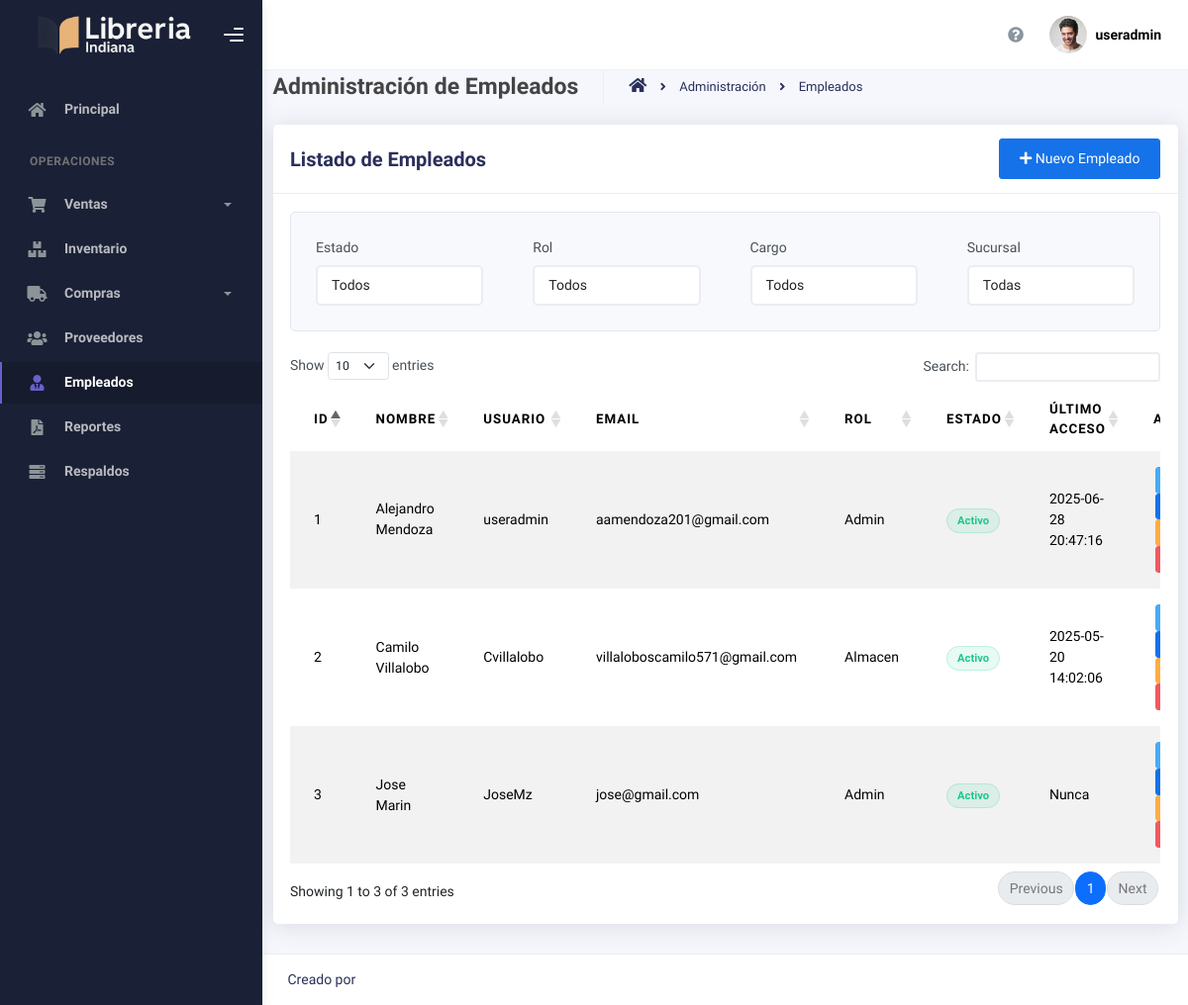
The page /admin/employees (signed in) on the database as committed earlier.
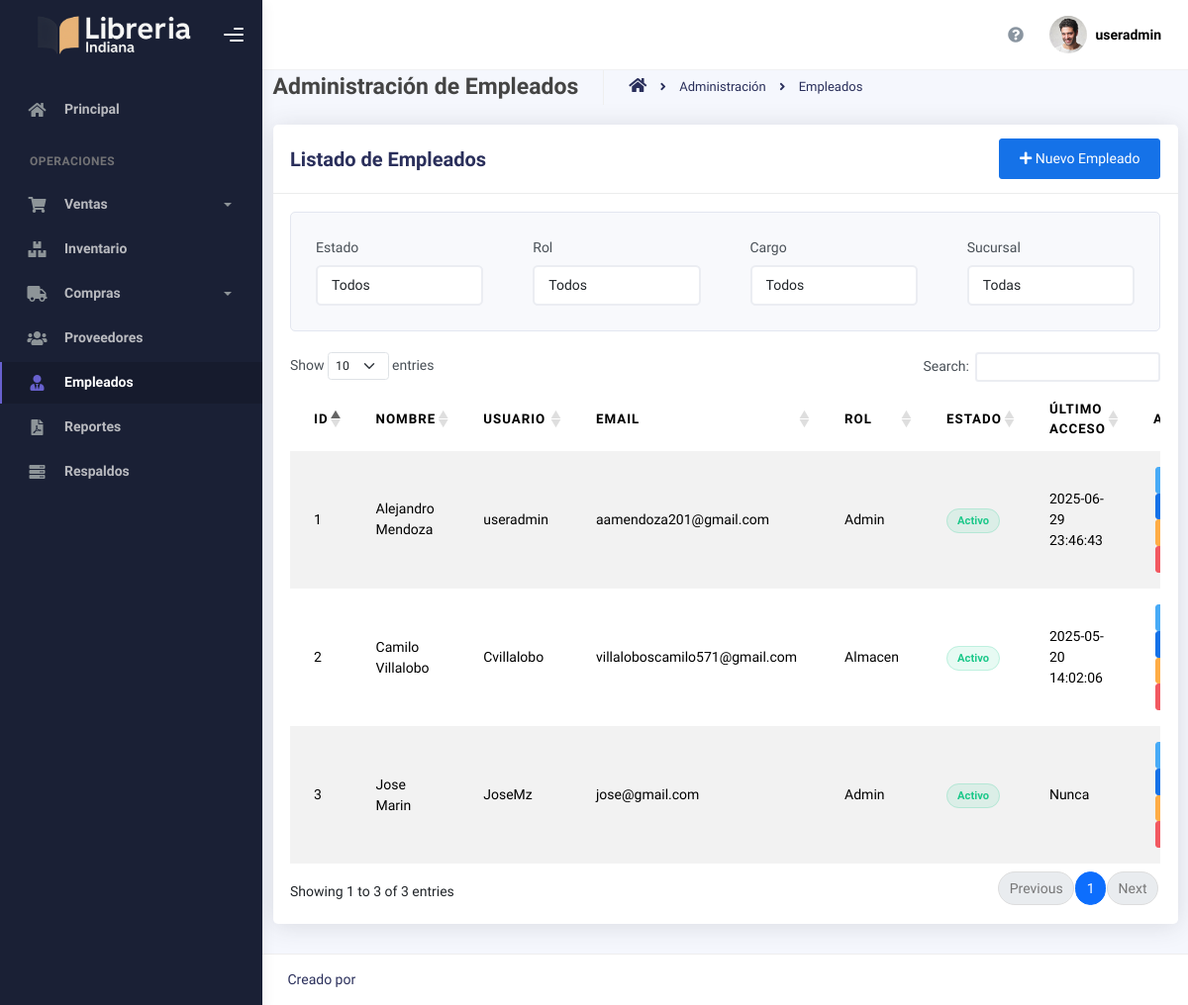
The same page on the database as committed later.
### tables this page shows
CREATE TABLE usuarios (
        id INTEGER PRIMARY KEY AUTOINCREMENT,
        user TEXT NOT NULL,
        email TEXT NOT NULL UNIQUE,
        contrasena TEXT NOT NULL
    , role TEXT NOT NULL DEFAULT 'empleado', reset_token TEXT, reset_token_expiry DATETIME, is_active BOOLEAN NOT NULL DEFAULT 1, last_login DATETIME, failed_login_attempts INTEGER DEFAULT 0, account_locked BOOLEAN DEFAULT 0, locked_until DATETIME, IDEmpleado INTEGER);

CREATE TABLE Empleado (
    IDEmpleado INTEGER PRIMARY KEY AUTOINCREMENT,
    NombreCompleto TEXT,
    IDCargo INTEGER,
    FOREIGN KEY (IDCargo) REFERENCES Cargo(IDCargo)
);

### app/blueprints/admin/routes.py (the view)
@admin_bp.route('/employees')
@role_required(['admin', 'gerente'])
def employees():
    conn = get_db_connection()
    conn.row_factory = sqlite3.Row
    cursor = conn.cursor()
    try:
        cursor.execute("""
            SELECT e.IDEmpleado, e.NombreCompleto, c.Nombre as cargo_nombre, e.IDCargo,
                   u.id as user_id, u.user, u.email, u.role, u.is_active, u.account_locked,
                   u.last_login, s.Nombre as sucursal_nombre, s.IDSucursal
            FROM Empleado e
            LEFT JOIN usuarios u ON e.IDEmpleado = u.IDEmpleado
            LEFT JOIN Cargo c ON e.IDCargo = c.IDCargo
            LEFT JOIN Sucursal s ON 1=1  -- Aquí deberías tener una relación entre empleado y sucursal
            ORDER BY e.NombreCompleto
        """)
        employees = cursor.fetchall()
        cursor.execute("SELECT IDCargo, Nombre FROM Cargo ORDER BY Nombre")
        cargos = cursor.fetchall()
        cursor.execute("SELECT IDSucursal, Nombre FROM Sucursal ORDER BY Nombre")
        sucursales = cursor.fetchall()
        return render_template('admin/employees.html',
                               employees=employees,
                               cargos=cargos,
                               sucursales=sucursales,
                               current_year=datetime.now().year)
    except Exception as e:
        flash(f"Error al cargar la página: {str(e)}", "danger")
        return redirect(url_for('dashboard.index'))
    finally:
        if conn:
            conn.close()

### app/utils/__init__.py (called while the page is built)
def role_required(roles):
    def decorator(f):
        @wraps(f)
        def decorated_function(*args, **kwargs):
            if session.get("user_id") is None:
                return redirect(url_for('auth.login'))
            user_role = session.get("role")
            if user_role not in roles and user_role != 'admin':
                abort(403)  # Forbidden
            return f(*args, **kwargs)
        return decorated_function
    return decorator

### app/utils/db.py (called while the page is built)
def get_db_connection():
    conn = sqlite3.connect(current_app.config['DATABASE_PATH'])
    conn.row_factory = sqlite3.Row
    return conn

### app/blueprints/admin/templates/admin/employees.html (shortened to what this page needs)
{% extends "layout.html" %}
{% block style %}
<link rel="stylesheet" href="https://cdn.datatables.net/1.11.5/css/dataTables.bootstrap5.min.css">
<link rel="stylesheet" href="https://cdn.datatables.net/1.11.5/css/dataTables.bootstrap5.min.css">
<link rel="stylesheet" href="https://cdn.datatables.net/responsive/2.2.9/css/responsive.bootstrap5.min.css">
{% endblock %}
{% block main %}
<div class="container-fluid">
    <div class="page-header">
        <h4 class="page-title">Administración de Empleados</h4>
        <ul class="breadcrumbs">
            <li class="nav-home">
                <a href="{{ url_for('dashboard.index') }}">
                    <i class="fas fa-home"></i>
                </a>
            </li>
            <li class="separator">
                <i class="fas fa-angle-right"></i>
            </li>
            <li class="nav-item">
                <a href="#">Administración</a>
            </li>
            <li class="separator">
                <i class="fas fa-angle-right"></i>
            </li>
            <li class="nav-item">
                <a href="#">Empleados</a>
            </li>
        </ul>
    </div>
    <div class="row">
        <div class="col-md-12">
            <div class="card">
                <div class="card-header">
                    <div class="d-flex justify-content-between align-items-center">
                        <h4 class="card-title">Listado de Empleados</h4>
                        <button class="btn btn-primary " data-bs-toggle="modal" data-bs-target="#addEmployeeModal">
                            <i class="fas fa-plus"></i> Nuevo Empleado
                        </button>
                    </div>
                </div>
                <div class="card-body">
                    <div class="filter-section mb-4">
                        <div class="row">
                            <div class="col-md-3">
                                <div class="form-group">
                                    <label for="filterStatus">Estado</label>
                                    <select class="form-control" id="filterStatus">
                                        <option value="">Todos</option>
                                    </select>
                                </div>
                            </div>
                            <div class="col-md-3">
                                <div class="form-group">
                                    <label for="filterRole">Rol</label>
                                    <select class="form-control" id="filterRole">
                                        <option value="">Todos</option>
                                    </select>
                                </div>
                            </div>
                            <div class="col-md-3">
                                <div class="form-group">
                                    <label for="filterCargo">Cargo</label>
                                    <select class="form-control" id="filterCargo">
                                        <option value="">Todos</option>
                                    </select>
                                </div>
                            </div>
                            <div class="col-md-3">
                                <div class="form-group">
                                    <label for="filterSucursal">Sucursal</label>
                                    <select class="form-control" id="filterSucursal">
                                        <option value="">Todas</option>
                                    </select>
                                </div>
                            </div>
                        </div>
                    </div>
                    <div class="table-responsive">
                        <table id="employeesTable" class="table table-striped table-hover">
                            <thead>
                                <tr>
                                    <th>ID</th>
                                    <th>Nombre</th>
                                    <th>Usuario</th>
                                    <th>Email</th>
                                    <th>Rol</th>
                                    <th>Estado</th>
                                    <th>Último Acceso</th>
                                    <th>Acciones</th>
                                </tr>
                            </thead>
                            <tbody>
                                {% for employee in employees %}
                                <tr>
                                    <td>{{ employee.IDEmpleado }}</td>
                                    <td>{{ employee.NombreCompleto }}</td>
                                    <td>{{ employee.user }}</td>
                                    <td>{{ employee.email }}</td>
                                    <td>{{ employee.role|capitalize }}</td>
                                    <td>
                                        {% if employee.account_locked %}
                                            <span class="status-badge status-locked">Bloqueado</span>
                                        {% elif employee.is_active %}
                                            <span class="status-badge status-active">Activo</span>
                                        {% else %}
                                            <span class="status-badge status-inactive">Inactivo</span>
                                        {% endif %}
                                    </td>
                                    <td>{{ employee.last_login|default('Nunca', true) }}</td>
                                    <td>
                                        <button class="btn btn-info btn-sm action-btn" onclick="viewEmployee({{ employee.IDEmpleado }})" title="Ver detalles">
                                        </button>
                                        <button class="btn btn-primary btn-sm action-btn" onclick="editEmployee({{ employee.IDEmpleado }})" title="Editar">
                                        </button>
                                        {% if employee.is_active %}
                                            <button class="btn btn-warning btn-sm action-btn" onclick="toggleStatus({{ employee.IDEmpleado }}, 'disable')" title="Deshabilitar">
                                            </button>
                                        {% else %}
                                            <button class="btn btn-success btn-sm action-btn" onclick="toggleStatus({{ employee.IDEmpleado }}, 'enable')" title="Habilitar">
                                                <i class="fas fa-user-check"></i>
                                            </button>
                                        {% endif %}
                                        <button class="btn btn-danger btn-sm action-btn" onclick="confirmDelete({{ employee.IDEmpleado }})" title="Eliminar">
                                        </button>
                                    </td>
                                </tr>
                                {% endfor %}
                            </tbody>
                        </table>
                    </div>
                </div>
            </div>
        </div>
    </div>
</div>
{% endblock %}

### app/templates/layout.html (shortened to what this page needs)
<!DOCTYPE html>
<html lang="en">
<head>
  <link rel="stylesheet" href="https://cdnjs.cloudflare.com/ajax/libs/font-awesome/5.15.4/css/all.min.css">
  <link rel="stylesheet" href="{{ url_for('static', filename='css/bootstrap.min.css') }}" />
  <link rel="stylesheet" href="{{ url_for('static', filename='css/plugins.min.css') }}" />
  <link rel="stylesheet" href="{{ url_for('static', filename='css/kaiadmin.min.css') }}" />
  <link rel="stylesheet" href="{{ url_for('static', filename='css/demo.css') }}" />
  {% block style %} {% endblock %}
</head>
<body>
  <div class="wrapper">
    {% set current_path = request.path %}
    <div class="sidebar" data-background-color="dark">
      <div class="sidebar-logo">
        <div class="logo-header" data-background-color="dark">
          <a href="{{ url_for('dashboard.index') }}" class="logo">
            <img src="{{ url_for('static', filename='img/logo_claro.png') }}" alt="navbar brand"
              class="navbar-brand" height="20" />
          </a>
          <div class="nav-toggle">
            <button class="btn btn-toggle toggle-sidebar">
              <i class="gg-menu-right"></i>
            </button>
          </div>
        </div>
      </div>
      <div class="sidebar-wrapper scrollbar scrollbar-inner">
        <div class="sidebar-content">
          <ul class="nav nav-secondary">
            <li class="nav-item {% if current_path == url_for('dashboard.index') %}active{% endif %}">
              <a href="{{ url_for('dashboard.index') }}"
                aria-expanded="false">
                <i class="fas fa-home"></i>
                <p>Principal</p>
              </a>
            </li>
            <li class="nav-section">
              <h4 class="text-section">Operaciones</h4>
            </li>
            <li class="nav-item {% if current_path in [url_for('ventas.catalogo'), url_for('ventas.historial')] %}active{% endif %}">
              <a data-bs-toggle="collapse" href="#ventas">
                <i class="fas fa-shopping-cart"></i>
                <p>Ventas</p>
                <span class="caret"></span>
              </a>
            </li>
            <li class="nav-item {% if current_path == url_for('inventario.mostrar_stock') %}active{% endif %}">
              <a href="{{ url_for('inventario.mostrar_stock') }}">
                <i class="fas fa-boxes"></i>
                <p>Inventario</p>
              </a>
            </li>
            <li class="nav-item {% if request.blueprint == 'compras' %}active{% endif %}">
              <a data-bs-toggle="collapse" href="#compras">
                <i class="fas fa-truck"></i>
                <p>Compras</p>
                <span class="caret"></span>
              </a>
            </li>
            <li class="nav-item {% if current_path == url_for('admin.proveedores') %}active{% endif %}">
              <a href="{{ url_for('admin.proveedores') }}">
                <i class="fas fa-users"></i>
                <p>Proveedores</p>
              </a>
            </li>
            <li class="nav-item {% if current_path == url_for('admin.employees') %}active{% endif %}">
              <a href="{{ url_for('admin.employees') }}">
                <i class="fas fa-user-tie"></i>
                <p>Empleados</p>
              </a>
            </li>
            <li class="nav-item {% if current_path == url_for('ventas.reporte') %}active{% endif %}">
              <a href="{{ url_for('ventas.reporte') }}">
                <i class="fas fa-file-pdf"></i>
                <p>Reportes</p>
              </a>
            </li>
            <li class="nav-item {% if current_path == url_for('backup.index') %}active{% endif %}">
              <a href="{{ url_for('backup.index') }}">
                <i class="fas fa-server"></i>
                <p>Respaldos</p>
              </a>
            </li>
          </ul>
        </div>
      </div>
    </div>
    <div class="main-panel">
      <div class="main-header">
        <nav class="navbar navbar-header navbar-header-transparent navbar-expand-lg border-bottom">
          <div class="container-fluid">
            <ul class="navbar-nav topbar-nav ms-md-auto align-items-center">
              <li class="nav-item topbar-icon">
                <a class="nav-link" href="#" data-bs-toggle="modal" data-bs-target="#helpModal" title="Ayuda del Sistema">
                  <i class="fa fa-question-circle"></i>
                </a>
              </li>
              <li class="nav-item topbar-user dropdown hidden-caret">
                <a class="dropdown-toggle profile-pic" data-bs-toggle="dropdown" href="#" aria-expanded="false">
                  <div class="avatar-sm">
                    <img src="{{ url_for('static', filename='img/profile.jpg') }}" alt="..."
                      class="avatar-img rounded-circle" />
                  </div>
                  <span class="profile-username">
                    <span class="fw-bold">{{ session.get('username', 'Usuario') }}</span>
                  </span>
                </a>
              </li>
            </ul>
          </div>
        </nav>
      </div>
      <div class="container">
        {% block main %} {% endblock %}
      </div>
      <footer class="footer">
        <div class="container-fluid d-flex justify-content-between">
          <div>
            Creado por
          </div>
        </div>
      </footer>
    </div>
  </div>
</body>
</html>

### app/templates/layout.html (style rules this page uses)
.navbar-brand { width: 180px; height: 100%; object-fit: contain; }
body { font-family: 'Public Sans', -apple-system, BlinkMacSystemFont, 'Segoe UI', Roboto, 'Helvetica Neue', Arial, sans-serif; }

### app/blueprints/admin/templates/admin/employees.html (style rules this page uses)
.status-badge { padding: 5px 10px; border-radius: 20px; font-size: 0.8rem; font-weight: 600; }
.status-active { background-color: rgba(28, 200, 138, 0.1); color: #1cc88a; border: 1px solid rgba(28, 200, 138, 0.2); }
.action-btn { margin: 0 2px; padding: 4px 8px; font-size: 0.8rem; }
.filter-section { background-color: #f8f9fc; padding: 15px; border-radius: 5px; margin-bottom: 20px; border: 1px solid #e3e6f0; }
.card-header { background-color: #f8f9fc; border-bottom: 1px solid #e3e6f0; }
.card { box-shadow: 0 0.15rem 1.75rem 0 rgba(58, 59, 69, 0.15); border: none; border-radius: 0.35rem; }

Rows that differ between the two databases and show on the page:
changed usuarios "useradmin": last_login "2025-06-28 20:47:16" → "2025-06-29 23:46:43"
